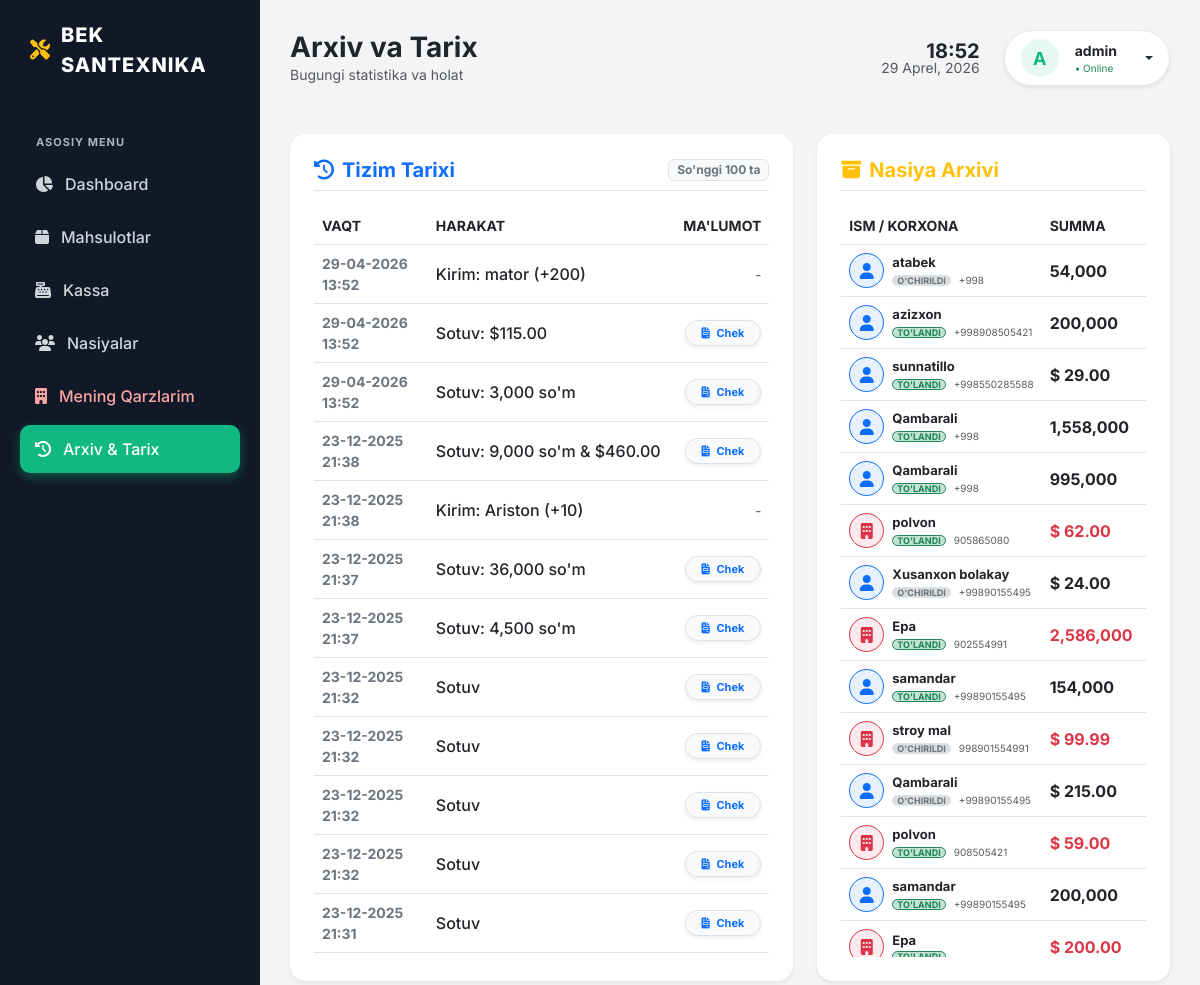
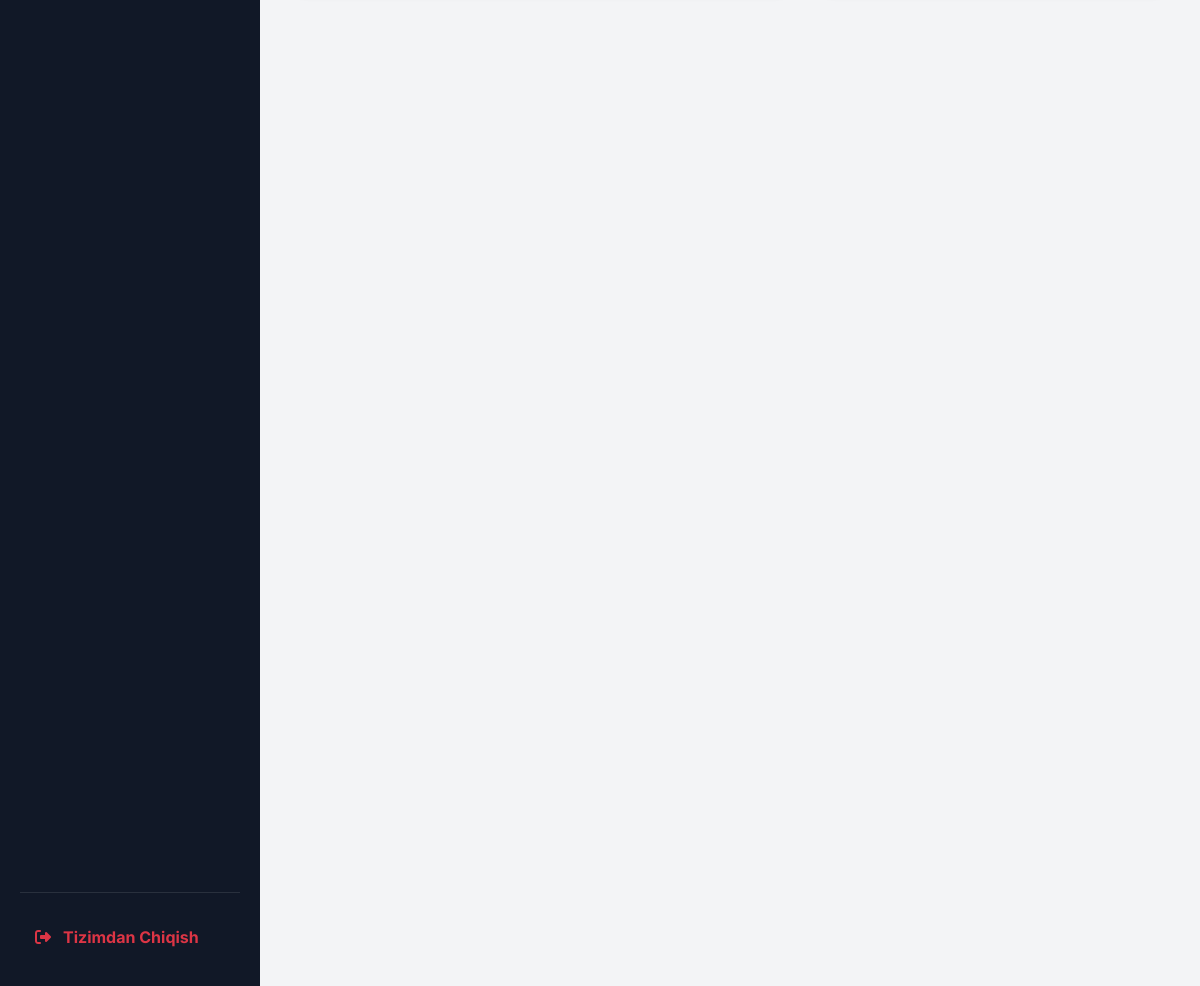
Screenshot of /archive (signed in) with the database file from the repository (2 pictures, top to bottom).
### tables this page shows
CREATE TABLE logs
                    (
                        id
                        INTEGER
                        PRIMARY
                        KEY
                        AUTOINCREMENT,
                        action
                        TEXT,
                        details
                        TEXT,
                        date_time
                        TEXT
                    );

CREATE TABLE debts
                    (
                        id
                        INTEGER
                        PRIMARY
                        KEY
                        AUTOINCREMENT,
                        customer
                        TEXT,
                        phone
                        TEXT,
                        amount
                        REAL,
                        currency
                        TEXT
                        DEFAULT
                        'UZS',
                        note
                        TEXT,
                        due_date
                        TEXT,
                        date_added
                        TEXT,
                        status
                        TEXT
                        DEFAULT
                        'active'
                    );

CREATE TABLE my_debts
                    (
                        id
                        INTEGER
                        PRIMARY
                        KEY
                        AUTOINCREMENT,
                        supplier
                        TEXT, -- Korxona nomi
                        phone
                        TEXT,
                        amount
                        REAL,
                        currency
                        TEXT
                        DEFAULT
                        'UZS',
                        note
                        TEXT,
                        due_date
                        TEXT,
                        date_added
                        TEXT,
                        status
                        TEXT
                        DEFAULT
                        'active'
                    );

### app.py (the view, shortened to what this page needs)
@app.route('/archive', methods=['GET', 'POST'])
@login_required
def archive():
    conn = get_db()
    logs = conn.execute("SELECT * FROM logs ORDER BY id DESC LIMIT 100").fetchall()
    cust_rows = conn.execute("SELECT * FROM debts WHERE status != 'active' ORDER BY id DESC").fetchall()
    supp_rows = conn.execute("SELECT * FROM my_debts WHERE status != 'active' ORDER BY id DESC").fetchall()
    all_archived = []
    for row in cust_rows:
        item = dict(row)  # Bazadagi qatorni oddiy lug'atga aylantiramiz
        item['type'] = 'customer'
        item['display_name'] = item['customer']  # Ekranda ko'rinadigan ism
        all_archived.append(item)
    for row in supp_rows:
        item = dict(row)
        item['type'] = 'supplier'
        item['display_name'] = item['supplier']  # Ekranda ko'rinadigan ism (Korxona)
        all_archived.append(item)
    all_archived.sort(key=lambda x: x['id'], reverse=True)
    conn.close()
    return render_template('archive.html', logs=logs, all_archived=all_archived)

### app.py (called while the page is built)
def get_db():
    conn = sqlite3.connect('database.db', timeout=30)
    try:
        conn.execute('PRAGMA journal_mode=WAL;')
        conn.execute('PRAGMA synchronous=NORMAL;')
    except:
        pass
    conn.row_factory = sqlite3.Row
    return conn

def login_required(f):
    @wraps(f)
    def decorated_function(*args, **kwargs):
        if not session.get('logged_in'): return redirect(url_for('login'))
        return f(*args, **kwargs)
    return decorated_function

@app.after_request
def add_header(response):
    if 'static' in request.path:
        response.cache_control.max_age = 31536000
        response.cache_control.public = True
    return response

### templates/archive.html (shortened to what this page needs)
{% extends 'base.html' %}
{% block title %} Arxiv va Tarix {% endblock %}
{% block content %}
<div class="row">
    <div class="col-lg-7 mb-4">
        <div class="card-custom h-100 shadow-sm">
            <div class="d-flex justify-content-between align-items-center mb-3 pb-2 border-bottom">
                <h5 class="fw-bold m-0 text-primary">
                    <i class="fas fa-history me-2"></i>Tizim Tarixi
                </h5>
                <span class="badge bg-light text-secondary border">So'nggi 100 ta</span>
            </div>
            <div class="table-responsive" style="max-height: 750px; overflow-y: auto;">
                <table class="table table-hover align-middle mb-0">
                    <thead class="bg-light sticky-top">
                        <tr class="text-uppercase small text-muted">
                            <th style="width: 25%;">Vaqt</th>
                            <th>Harakat</th>
                            <th class="text-end" style="width: 15%;">Ma'lumot</th>
                        </tr>
                    </thead>
                    <tbody>
                        {% for log in logs %}
                        <tr>
                            <td class="text-secondary small fw-bold">
                                {{ log.date_time }}
                            </td>
                            <td class="text-dark fw-medium">
                                {{ log.action }}
                            </td>
                            <td class="text-end">
                                {% if log.details %}
                                    <button class="btn btn-sm btn-light border text-primary fw-bold px-3 shadow-sm"
                                            onclick="viewReceipt('{{ log.id }}')"
                                            style="border-radius: 50px; font-size: 11px;">
                                        <i class="fas fa-file-invoice me-1"></i> Chek
                                    </button>
                                {% else %}
                                    <span class="text-muted small">-</span>
                                {% endif %}
                            </td>
                        </tr>
                        {% endfor %}
                    </tbody>
                </table>
            </div>
        </div>
    </div>
    <div class="col-lg-5 mb-4">
        <div class="card-custom h-100 shadow-sm">
            <div class="d-flex justify-content-between align-items-center mb-3 pb-2 border-bottom">
                <h5 class="fw-bold m-0 text-warning">
                    <i class="fas fa-archive me-2"></i>Nasiya Arxivi
                </h5>
            </div>
            <div class="table-responsive" style="max-height: 750px; overflow-y: auto;">
                <table class="table table-hover align-middle mb-0">
                    <thead class="bg-light sticky-top">
                        <tr class="text-uppercase small text-muted">
                            <th>Ism / Korxona</th>
                            <th>Summa</th>
                            <th class="text-end">Amal</th>
                        </tr>
                    </thead>
                    <tbody>
                        {% for d in all_archived %}
                        <tr>
                            <td>
                                <div class="d-flex align-items-center gap-2">
                                    {% if d.type == 'supplier' %}
                                        <div class="bg-danger bg-opacity-10 text-danger rounded-circle d-flex align-items-center justify-content-center border border-danger"
                                             style="width: 35px; height: 35px;" title="Bizning Qarz">
                                            <i class="fas fa-building"></i>
                                        </div>
                                    {% else %}
                                        <div class="bg-primary bg-opacity-10 text-primary rounded-circle d-flex align-items-center justify-content-center border border-primary"
                                             style="width: 35px; height: 35px;" title="Mijoz Qarzi">
                                            <i class="fas fa-user"></i>
                                        </div>
                                    {% endif %}
                                    <div>
                                        <span class="d-block fw-bold text-dark" style="font-size: 13px;">{{ d.display_name }}</span>
                                        <div class="d-flex gap-2 align-items-center">
                                            {% if d.status == 'paid' %}
                                                <span class="badge bg-success bg-opacity-25 text-success border border-success p-0 px-1" style="font-size: 9px;">TO'LANDI</span>
                                            {% else %}
                                                <span class="badge bg-secondary bg-opacity-25 text-secondary border p-0 px-1" style="font-size: 9px;">O'CHIRILDI</span>
                                            {% endif %}
                                            <small class="text-muted" style="font-size: 10px;">{{ d.phone }}</small>
                                        </div>
                                    </div>
                                </div>
                            </td>
                            <td>
                                <span class="fw-bold {{ 'text-danger' if d.type=='supplier' else 'text-dark' }}">
                                    {% if d.currency == 'USD' %}
                                        $ {{ "{:,.2f}".format(d.amount | float) }}
                                    {% else %}
                                        {{ "{:,.0f}".format(d.amount | float) }}
                                    {% endif %}
                                </span>
                            </td>
                            <td class="text-end">
                            </td>
                        </tr>
                        {% endfor %}
                    </tbody>
                </table>
            </div>
        </div>
    </div>
</div>
{% endblock %}

### templates/base.html (style rules this page uses)
:root { --primary-color: #10b981; --primary-hover: #059669; --sidebar-bg: #111827; --bg-body: #f3f4f6; --text-dark: #1f2937; }
body { font-family: 'Inter', sans-serif; background-color: var(--bg-body); color: var(--text-dark); overflow-x: hidden; }
.card-custom { background: #fff; border-radius: 16px; padding: 24px; box-shadow: 0 4px 6px -1px rgba(0, 0, 0, 0.05); border: none; height: 100%; }

### rows the page displays
logs: date_time "29-04-2026 13:52", action "Kirim: mator (+200)"
logs: date_time "29-04-2026 13:52", action "Sotuv: $115.00"
logs: date_time "29-04-2026 13:52", action "Sotuv: 3,000 so'm"
logs: date_time "23-12-2025 21:38", action "Sotuv: 9,000 so'm & $460.00"
logs: date_time "23-12-2025 21:38", action "Kirim: Ariston (+10)"
logs: date_time "23-12-2025 21:37", action "Sotuv: 36,000 so'm"
logs: date_time "23-12-2025 21:37", action "Sotuv: 4,500 so'm"
logs: date_time "23-12-2025 21:32", action "Sotuv"
logs: date_time "23-12-2025 21:32", action "Sotuv"
logs: date_time "23-12-2025 21:32", action "Sotuv"
logs: date_time "23-12-2025 21:32", action "Sotuv"
logs: date_time "23-12-2025 21:31", action "Sotuv"
debts: display_name "atabek", status "O'CHIRILDI", phone "+998", amount "54,000"
debts: display_name "azizxon", status "TO'LANDI", phone "+998908505421", amount "200,000"
debts: display_name "sunnatillo", status "TO'LANDI", phone "+998550285588", amount "29.00"
debts: display_name "Qambarali", status "TO'LANDI", phone "+998", amount "1,558,000"
debts: display_name "Qambarali", status "TO'LANDI", phone "+998", amount "995,000"
my_debts: display_name "polvon", status "TO'LANDI", phone "905865080", amount "62.00"
debts: display_name "Xusanxon bolakay", status "O'CHIRILDI", phone "+99890155495", amount "24.00"
my_debts: display_name "Epa", status "TO'LANDI", phone "902554991", amount "2,586,000"
debts: display_name "samandar", status "TO'LANDI", phone "+99890155495", amount "154,000"
my_debts: display_name "stroy mal", status "O'CHIRILDI", phone "998901554991", amount "99.99"
debts: display_name "Qambarali", status "O'CHIRILDI", phone "+99890155495", amount "215.00"
my_debts: display_name "polvon", status "TO'LANDI", phone "908505421", amount "59.00"
debts: display_name "samandar", status "TO'LANDI", phone "+99890155495", amount "200,000"
my_debts: display_name "Epa", status "TO'LANDI", amount "200.00"

### other values shown
{{ session.get('username', 'A')[0].upper() }} "A"
{{ session.get('username', 'Admin') }} "admin"
